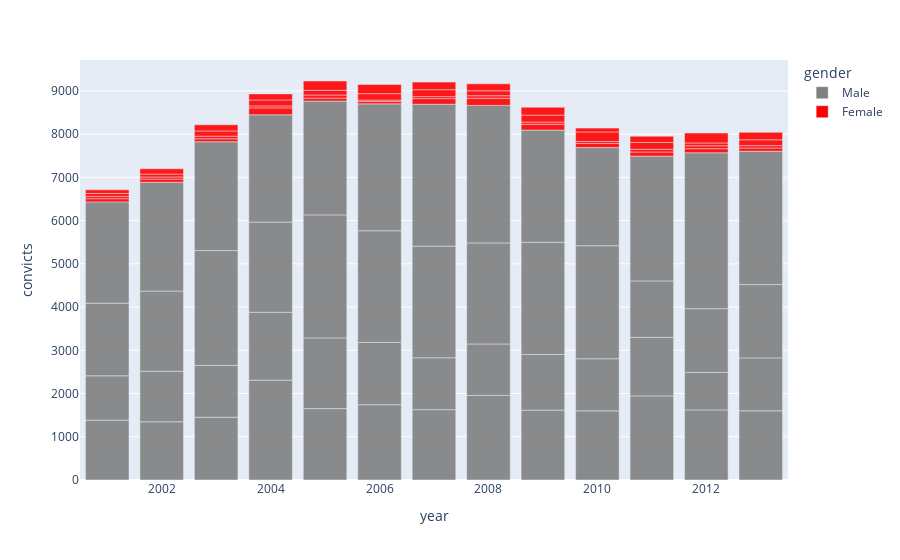

Write notebook code for a chart like this one.
### Code cell
barchart = px.bar(
data_frame=df,
x="year",
y="convicts",
color="gender",
opacity=0.9,
orientation="v",
barmode='relative',
color_discrete_map={"Male":"gray", "Female":"red"})
pio.show(barchart)

### Figure 1 — Plotly figure (JSON) as saved in the notebook; plotly's stock layout.template omitted (floating-point values rounded to 4 significant figures)
{"data": [{"alignmentgroup": "True", "hovertemplate": "gender=Male<br>year=%{x}<br>convicts=%{y}<extra></extra>", "legendgroup": "Male", "marker": {"color": "gray", "opacity": 0.9, "pattern": {"shape": ""}}, "name": "Male", "offsetgroup": "Male", "orientation": "v", "showlegend": true, "textposition": "auto", "type": "bar", "x": [2001, 2001, 2001, 2001, 2002, 2002, 2002, 2002, 2003, 2003, 2003, 2003, 2004, 2004, 2004, 2004, 2005, 2005, 2005, 2005, 2006, 2006, 2006, 2006, 2007, 2007, 2007, 2007, 2008, 2008, 2008, 2008, 2009, 2009, 2009, 2009, 2010, 2010, 2010, 2010, 2011, 2011, 2011, 2011, 2012, 2012, 2012, 2012, 2013, 2013, 2013, 2013], "xaxis": "x", "y": [1383, 1027, 1680, 2343, 1346, 1169, 1855, 2517, 1451, 1199, 2657, 2518, 2309, 1571, 2085, 2482, 1651, 1636, 2845, 2634, 1742, 1440, 2584, 2934, 1627, 1200, 2583, 3282, 1955, 1191, 2337, 3182, 1616, 1287, 2595, 2595, 1600, 1205, 2614, 2271, 1945, 1353, 1307, 2886, 1622, 866, 1474, 3607, 1600, 1224, 1697, 3083], "yaxis": "y"}, {"alignmentgroup": "True", "hovertemplate": "gender=Female<br>year=%{x}<br>convicts=%{y}<extra></extra>", "legendgroup": "Female", "marker": {"color": "red", "opacity": 0.9, "pattern": {"shape": ""}}, "name": "Female", "offsetgroup": "Female", "orientation": "v", "showlegend": true, "textposition": "auto", "type": "bar", "x": [2001, 2001, 2001, 2001, 2002, 2002, 2002, 2002, 2003, 2003, 2003, 2003, 2004, 2004, 2004, 2004, 2005, 2005, 2005, 2005, 2006, 2006, 2006, 2006, 2007, 2007, 2007, 2007, 2008, 2008, 2008, 2008, 2009, 2009, 2009, 2009, 2010, 2010, 2010, 2010, 2011, 2011, 2011, 2011, 2012, 2012, 2012, 2012, 2013, 2013, 2013, 2013], "xaxis": "x", "y": [74, 52, 69, 84, 74, 49, 66, 122, 67, 61, 120, 142, 160, 46, 138, 140, 67, 72, 109, 215, 56, 33, 147, 213, 129, 46, 161, 175, 165, 58, 114, 162, 135, 50, 162, 182, 96, 44, 221, 88, 96, 63, 156, 146, 94, 68, 65, 230, 76, 54, 135, 172], "yaxis": "y"}], "layout": {"autosize": true, "barmode": "relative", "legend": {"title": {"text": "gender"}, "tracegroupgap": 0}, "margin": {"t": 60}, "xaxis": {"anchor": "y", "autorange": true, "domain": [0, 1], "range": [2000.0, 2014.0], "title": {"text": "year"}, "type": "linear"}, "yaxis": {"anchor": "x", "autorange": true, "domain": [0, 1], "range": [0, 9715.0], "title": {"text": "convicts"}, "type": "linear"}}}
